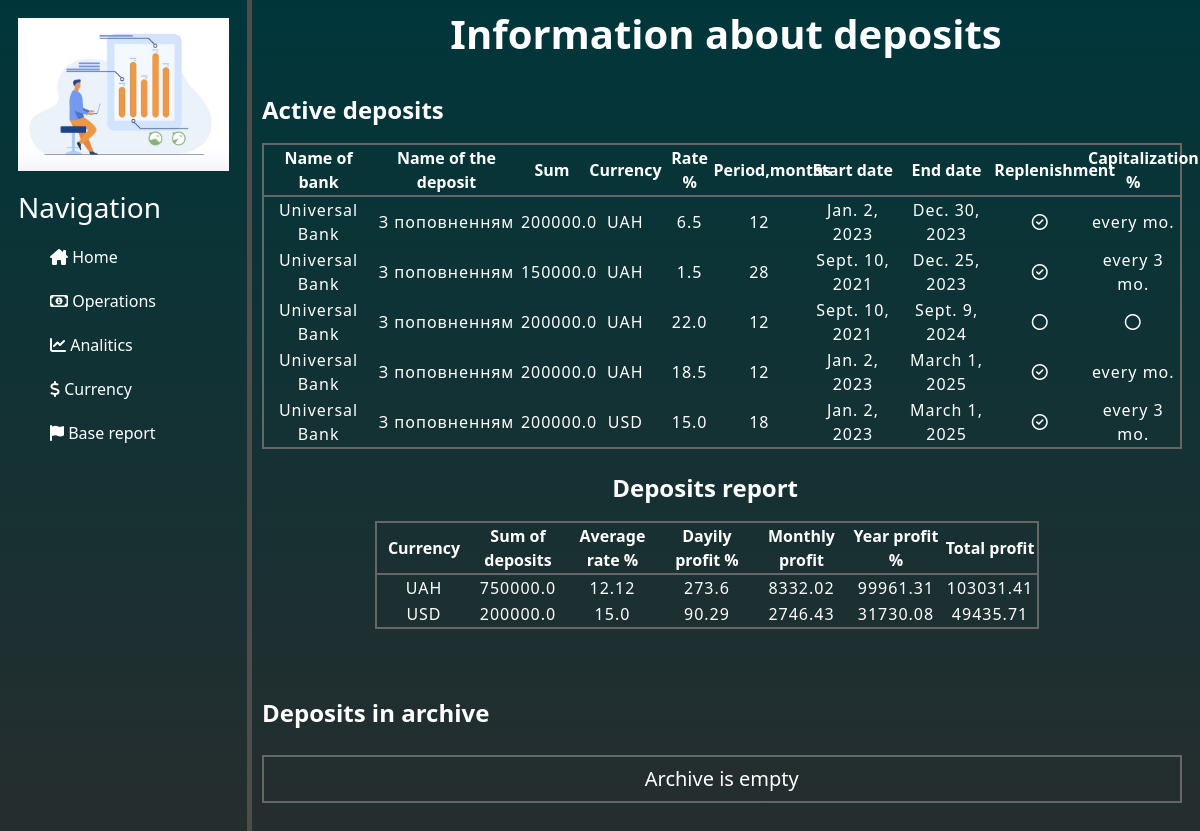
Screenshot of /deposits/general_information_on_deposits with the database file from the repository.
### deposits/models.py (models this page shows)
class Deposits(BaseTableForProducts):
    class Meta:
        db_table = 'deposits'
    bank = models.CharField(max_length=30)  # Назва банку
    add_deposit = models.CharField(max_length=30, choices=select_confirm)
    auto_capitalization = models.IntegerField(choices=select_auto_capitalization)
    terminate_deposit = models.CharField(max_length=30, choices=select_confirm)

class DepositsIndicators(BaseTableForIndicators):
    class Meta:
        db_table = 'deposits_indicators'
    deposit = models.ForeignKey(Deposits, on_delete=models.CASCADE, related_name='deposits_indicators')

### deposits/views.py (the view)
# urls.py: path('general_information_on_deposits', views.general_information_on_deposits, name='general_information_on_deposits'),
def general_information_on_deposits(request):
    active_deposits = Deposits.objects.filter(end_date__gt=date.today())
    grouped_active_deposits = grouping(active_deposits)
    deposits_in_archive = Deposits.objects.filter(end_date__lt=date.today())
    grouped_archive_deposits = grouping(deposits_in_archive)
    if grouped_active_deposits != 'list is empty':
        report_active_deposits = calculate_indicators('deposits', grouped_active_deposits)
    else:
        report_active_deposits = grouped_active_deposits  # поверне 'list is empty'
    if grouped_archive_deposits != 'list is empty':
        report_archive_deposits = calculate_indicators('deposits', grouped_archive_deposits)
    else:
        report_archive_deposits = grouped_archive_deposits  # поверне 'list is empty'
    return render(request, 'deposits/general_information_on_deposits.html',
                  {'grouped_active_deposits': grouped_active_deposits,
                   'grouped_archive_deposits': grouped_archive_deposits,
                   'report_active_deposits': report_active_deposits,
                   'report_archive_deposits': report_archive_deposits
                   })

### utils/general/general_functions.py (called while the page is built)
def grouping(incoming_data):
    group_uah = []
    group_usd = []
    group_eur = []
    group_pln = []
    group_chf = []
    group_gbp = []
    for element in incoming_data:
        if element.currency == 'UAH':
            group_uah.append(element)
        if element.currency == 'USD':
            group_usd.append(element)
        if element.currency == 'EUR':
            group_eur.append(element)
        if element.currency == 'PLN':
            group_pln.append(element)
        if element.currency == 'CHF':
            group_chf.append(element)
        if element.currency == 'GBP':
            group_gbp.append(element)
    if group_uah or group_usd or group_eur or group_pln or group_chf or group_gbp:
        return [group_uah, group_usd, group_eur, group_pln, group_chf, group_gbp]
    else:
        return 'list is empty'

### deposits/templates/deposits/general_information_on_deposits.html (shortened to what this page needs)
{% extends 'main/layout.html' %}
{% block content %}
    {% if grouped_active_deposits != 'list is empty'%}
        <div class="block_information_about_deposits">
            <div class="title">
                <h1><b> Information about deposits </b></h1>
            </div>
            <div class="title_active_deposits">
                <h4><b> Active deposits </b></h4>
            </div>
            <div class="block_active_deposits">
                <table class="table_for_deposits">
                    <tr>
                        <th scope="col">Name of bank</th>
                        <th scope="col">Name of the deposit</th>
                        <th>Sum </th>
                        <th>Currency</th>
                        <th>Rate %</th>
                        <th>Period,months</th>
                        <th>Start date</th>
                        <th>End date</th>
                        <th>Replenishment</th>
                        <th>Capitalization %</th>
                    </tr>
                    {% for group in grouped_active_deposits %}
                        {% if group %}
                            {% for deposit in group %}
                                <tr>
                                    <td>{{ deposit.bank }}</td>
                                    <td>{{ deposit.name }}</td>
                                    <td>{{ deposit.sum }} </td>
                                    <td>{{ deposit.currency }} </td>
                                    <td>{{ deposit.rate }}</td>
                                    <td>{{ deposit.period }}</td>
                                    <td>{{ deposit.start_date }} </td>
                                    <td>{{ deposit.end_date }} </td>
                                    {% if deposit.add_deposit == 'apply' %}
                                        <td><i class="fa-regular fa-circle-check"></i></td>
                                    {% else %}
                                        <td><i class="fa-regular fa-circle"></i></td>
                                    {% endif %}
                                    {% if deposit.auto_capitalization == 4 %}
                                        <td> every 3 mo. </td>
                                    {% endif %}
                                    {% if deposit.auto_capitalization == 12 %}
                                        <td> every mo. </td>
                                    {% endif %}
                                    {% if deposit.auto_capitalization == 0 %}
                                        <td><i class="fa-regular fa-circle"></i></td>
                                    {% endif %}
                                </tr>
                            {% endfor %}
                        {% endif %}
                    {% endfor %}
                </table>
            </div>
        </div>
    {% else %}
        <div class="block_empty_deposits">
            <h4><b>Active deposits</b></h4>
            <h5>You have no active deposits</h5>
        </div>
    {% endif %}
    <div class="block_deposits_report">
        {% if report_active_deposits != 'list is empty' %}
            <div class="title_deposits_report">
                <h4><b> Deposits report </b></h4>
            </div>
            <div class="block_table_deposits_report">
                <table class="table_deposits_report">
                    <tr>
                        <th> Currency </th>
                        <th> Sum of deposits </th>
                        <th> Average rate % </th>
                        <th> Dayily profit % </th>
                        <th> Monthly profit </th>
                        <th> Year profit % </th>
                        <th> Total profit </th>
                    </tr>
                    {% for indicator in report_active_deposits %}
                        <tr>
                            <td> {{ indicator.currency }}</td>
                            <td> {{ indicator.calc_sum }}</td>
                            <td> {{ indicator.average_rate }}</td>
                            <td> {{ indicator.dayily_profit }}</td>
                            <td> {{ indicator.monthly_profit }}</td>
                            <td> {{ indicator.year_profit }}</td>
                            <td> {{ indicator.total_profit }}</td>
                        </tr>
                    {% endfor %}
                </table>
            </div>
        {% endif %}
    </div>
    <div class="block_deposits_in_archive">
        <h4><b>Deposits in archive</b></h4>
        {% if grouped_archive_deposits != 'list is empty' %}
            <div class="block_active_deposits">
                <table class="table_for_deposits">
                    <tr>
                        <th scope="col">Name of bank</th>
                        <th scope="col">Name of the deposit</th>
                        <th>Sum </th>
                        <th>Currency</th>
                        <th>Rate %</th>
                        <th>Period in months</th>
                        <th>Start date</th>
                        <th>End date</th>
                        <th>Replenishment</th>
                        <th>Capitalization %</th>
                    </tr>
                    {% for group in grouped_archive_deposits %}
                        {% if group %}
                            {% for deposit in group %}
                                <tr>
                                    <td>{{ deposit.bank }}</td>
                                    <td>{{ deposit.name }}</td>
                                    <td>{{ deposit.sum }} </td>
                                    <td>{{ deposit.currency }} </td>
                                    <td>{{ deposit.rate }}</td>
                                    <td>{{ deposit.period }}</td>
                                    <td>{{ deposit.start_date }} </td>
                                    <td>{{ deposit.end_date }} </td>
                                    {% if deposit.add_deposit == 'apply' %}
                                        <td><i class="fa-regular fa-circle-check"></i></td>
                                    {% else %}
                                        <td><i class="fa-regular fa-circle"></i></td>
                                    {% endif %}
                                    {% if deposit.auto_capitalization == 1 %}
                                        <td> once a year </td>
                                    {% endif %}
                                    {% if deposit.auto_capitalization == 2 %}
                                        <td> every 6 mo. </td>
                                    {% endif %}
                                    {% if deposit.auto_capitalization == 4 %}
                                        <td> every 3 mo. </td>
                                    {% endif %}
                                    {% if deposit.auto_capitalization == 12 %}
                                        <td> every mo. </td>
                                    {% endif %}
                                    {% if deposit.auto_capitalization == 0 %}
                                        <td><i class="fa-regular fa-circle"></i></td>
                                    {% endif %}
                                </tr>
                            {% endfor %}
                        {% endif %}
                    {% endfor %}
                </table>
            </div>
        {% else %}
            <h5> Archive is empty </h5>
        {% endif %}
    </div>
{% endblock %}

### main/static/main/css/home.css (style rules this page uses)
body { background: linear-gradient(#00363a,#2c2c2c); color: white; }

### operations/static/operations/css/operations.css (style rules this page uses)
.title { text-align: center; padding: 10px; }
.block_information_about_deposits { display: flex; flex-direction: column; }
.title_active_deposits { margin-left: 10px; margin-top: 20px; }
.table_for_deposits { table-layout: fixed; margin-left: 10px; margin-top: 10px; margin-right: 10px; width: 97%; border: 2px solid #666666; }
.table_for_deposits td { text-align: center; letter-spacing: 1px; }
.table_for_deposits th { text-align: center; border: #666666; border-bottom: 2px solid #666666; }
.table_for_deposits th:nth-child(1) { width: 12% }
.table_for_deposits th:nth-child(2) { width: 16% }
.table_for_deposits th:nth-child(3) { width: 7% }
.table_for_deposits th:nth-child(4) { width: 9% }
.table_for_deposits th:nth-child(5) { width: 5% }
.table_for_deposits td:nth-child(1) { width: 12% }
.table_for_deposits td:nth-child(2) { width: 16% }
.table_for_deposits td:nth-child(3) { width: 7% }
.table_for_deposits td:nth-child(4) { width: 9% }
.table_for_deposits td:nth-child(5) { width: 5% }
.table_for_deposits td:nth-child(6) { width: 5% }
.table_for_deposits td:nth-child(7) { width: 10% }
.table_for_deposits td:nth-child(8) { width: 10% }
.table_for_deposits td:nth-child(9) { width: 11% }
.table_for_deposits td:nth-child(10) { width: 11%; }
.block_deposits_report { display: flex; flex-direction: column; }
.title_deposits_report { margin-left: 38%; margin-top: 25px; }
.table_deposits_report { table-layout: fixed; margin-left: 13%; margin-top: 10px; margin-right: 10px; width: 70%; border: 2px solid #666666; }
.table_deposits_report th { text-align: center; border: #666666; border-bottom: 2px solid #666666; }
.table_deposits_report td { text-align: center; letter-spacing: 1px; }
.table_deposits_report td { letter-spacing: 1px; }
.table_deposits_report th:nth-child(1) { text-align: center; }
.table_deposits_report td:nth-child(1) { width: 25%; text-align: center; }
.table_deposits_report td:nth-child(2) { width: 25%; text-align: center; }
.table_deposits_report td:nth-child(3) { width: 25%; text-align: center; }
.table_deposits_report td:nth-child(4) { width: 25%; text-align: center; }
.block_deposits_in_archive { margin-top: 70px; display: flex; flex-direction: column; }
.block_deposits_in_archive h5 { text-align: center; border : 2px solid #666666; width : 97%; margin-top: 20px; margin-left: 10px; padding: 10px 10px; }
.block_deposits_in_archive h4, .block_deposits_in_archive h5 { margin-left: 10px; }

### rows the page displays
Deposits: bank "Universal Bank", name "З поповненням", sum "200000.0", currency "UAH", rate "6.5", period "12", start_date "Jan. 2, 2023", end_date "Dec. 30, 2023", add_deposit "apply" (drawn), auto_capitalization "every mo."
Deposits: bank "Universal Bank", name "З поповненням", sum "150000.0", currency "UAH", rate "1.5", period "28", start_date "Sept. 10, 2021", end_date "Dec. 25, 2023", add_deposit "apply" (drawn), auto_capitalization "every 3 mo."
Deposits: bank "Universal Bank", name "З поповненням", sum "200000.0", currency "UAH", rate "22.0", period "12", start_date "Sept. 10, 2021", end_date "Sept. 9, 2024", add_deposit "not apply" (drawn), auto_capitalization 0 (drawn)
Deposits: bank "Universal Bank", name "З поповненням", sum "200000.0", currency "UAH", rate "18.5", period "12", start_date "Jan. 2, 2023", end_date "March 1, 2025", add_deposit "apply" (drawn), auto_capitalization "every mo.", currency "UAH"
Deposits: bank "Universal Bank", name "З поповненням", sum "200000.0", currency "USD", rate "15.0", period "18", start_date "Jan. 2, 2023", end_date "March 1, 2025", add_deposit "apply" (drawn), auto_capitalization "every 3 mo."
DepositsIndicators: currency "USD", calc_sum "200000.0", average_rate "15.0", dayily_profit "90.29", monthly_profit "2746.43", year_profit "31730.08", total_profit "49435.71"

### other values shown
{{ indicator.calc_sum }} "750000.0"
{{ indicator.average_rate }} "12.12"
{{ indicator.dayily_profit }} "273.6"
{{ indicator.monthly_profit }} "8332.02"
{{ indicator.year_profit }} "99961.31"
{{ indicator.total_profit }} "103031.41"
